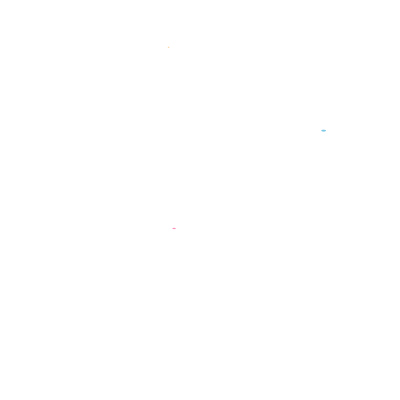
Frame 1 (no input)
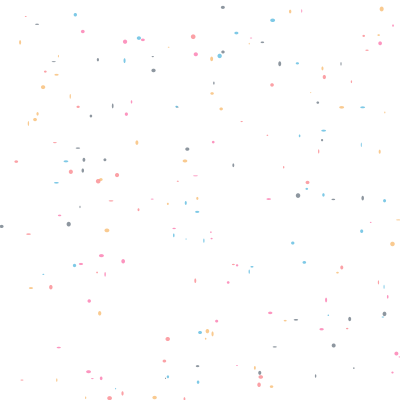
Frame 60 (the mouse pressed at the canvas centre just before this capture)
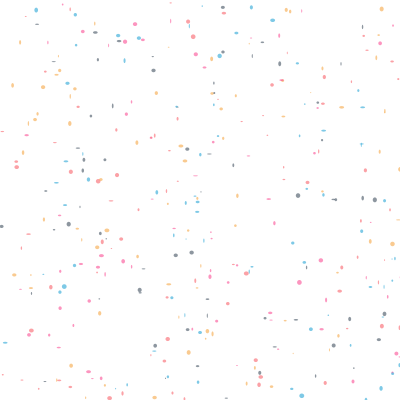
Frame 120 (the mouse held since frame 60 and released just before this capture)

The Processing sketch that drew these frames (run headless with seeded random() and noise(); from frame 60 on, the mouse is pressed at the canvas centre):

// Processing sketch: processing_77056
// ── processing_77056.pde

void setup() {
  size(400, 400);
  background(255);
}

void draw() {

  noStroke();
  fill(35, 163, 212, 150);
  ellipse(random(1, 500), random(1, 500), random(1, 5), random(1, 5));

  fill(249, 95, 103, 150);
  ellipse(random(1, 500), random(1, 500), random(1, 5), random(1, 5));

  fill(245, 165, 66, 150);
  ellipse(random(1, 500), random(1, 500), random(1, 5), random(1, 5));

  fill(250, 74, 147, 150);
  ellipse(random(1, 500), random(1, 500), random(1, 5), random(1, 5));

  fill(61, 77, 92, 150);
  ellipse(random(1, 500), random(1, 500), random(1, 5), random(1, 5));
}
